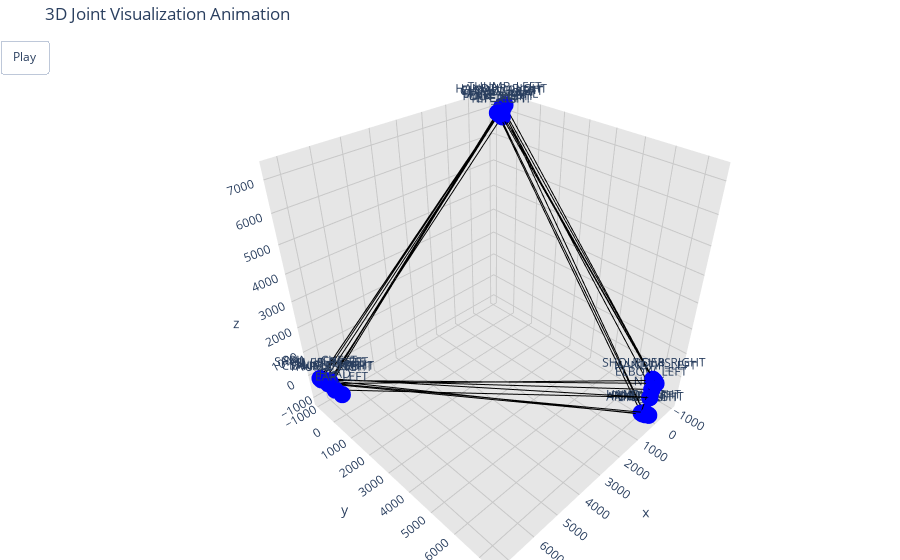

Source (notebook cell):
### Code cell
import torch
import pandas as pd
import plotly.graph_objs as go
from torch_geometric.data import Data

# Load the dataset

df = pd.read_csv(file_path)

# Define anatomical connections as edges
edges = torch.tensor([
    [0, 2],  # FOOT_RIGHT to ANKLE_RIGHT
    [1, 3],  # FOOT_LEFT to ANKLE_LEFT
    [2, 4],  # ANKLE_RIGHT to KNEE_RIGHT
    [3, 5],  # ANKLE_LEFT to KNEE_LEFT
    [4, 6],  # KNEE_RIGHT to HIP_RIGHT
    [5, 7],  # KNEE_LEFT to HIP_LEFT
    [6, 8],  # HIP_RIGHT to PELVIS
    [7, 8],  # HIP_LEFT to PELVIS
    [8, 9],  # PELVIS to SPINE_NAVAL
    [9, 10], # SPINE_NAVAL to SPINE_CHEST
    [10, 11],# SPINE_CHEST to CLAVICLE_RIGHT
    [10, 12],# SPINE_CHEST to CLAVICLE_LEFT
    [11, 13],# CLAVICLE_RIGHT to SHOULDER_RIGHT
    [12, 14],# CLAVICLE_LEFT to SHOULDER_LEFT
    [13, 15],# SHOULDER_RIGHT to ELBOW_RIGHT
    [14, 16],# SHOULDER_LEFT to ELBOW_LEFT
    [15, 17],# ELBOW_RIGHT to WRIST_RIGHT
    [16, 18],# ELBOW_LEFT to WRIST_LEFT
    [17, 19],# WRIST_RIGHT to HAND_RIGHT
    [18, 20],# WRIST_LEFT to HAND_LEFT
    [19, 21],# HAND_RIGHT to HANDTIP_RIGHT
    [20, 22],# HAND_LEFT to HANDTIP_LEFT
    [21, 23],# HANDTIP_RIGHT to THUMB_RIGHT
    [22, 24],# HANDTIP_LEFT to THUMB_LEFT
    [10, 25],# SPINE_CHEST to NECK
    [25, 26],# NECK to HEAD
]).t().contiguous()

# List of joints in the order they appear in the DataFrame
joints = [
    'FOOT_RIGHT', 'FOOT_LEFT', 'ANKLE_RIGHT', 'ANKLE_LEFT', 'KNEE_RIGHT', 'KNEE_LEFT',
    'HIP_RIGHT', 'HIP_LEFT', 'PELVIS', 'SPINE_NAVAL', 'SPINE_CHEST',
    'CLAVICLE_RIGHT', 'CLAVICLE_LEFT', 'SHOULDER_RIGHT', 'SHOULDER_LEFT',
    'ELBOW_RIGHT', 'ELBOW_LEFT', 'WRIST_RIGHT', 'WRIST_LEFT', 'HAND_RIGHT',
    'HAND_LEFT', 'HANDTIP_RIGHT', 'HANDTIP_LEFT', 'THUMB_RIGHT', 'THUMB_LEFT',
    'NECK', 'HEAD', 'NOSE', 'EYE_LEFT', 'EAR_LEFT', 'EYE_RIGHT', 'EAR_RIGHT'
]

# Function to extract node features and create a Data object
def create_data_object_vis(row):
    node_features = []
    node_positions = []  # Store (x, y, z) positions separately for Plotly visualization

    for joint in joints:
        x = row[f'{joint}_X']
        y = row[f'{joint}_Y']
        z = row[f'{joint}_Z']
        node_features.append([x, y, z])
        node_positions.append((x, y, z))  # Save position for each joint

    node_features = torch.tensor(node_features, dtype=torch.float)

    # Extract label (assuming 'frailty' is the target column)
    label = torch.tensor([row['QoR_class']], dtype=torch.float)

    # Create the Data object
    data = Data(x=node_features, edge_index=edges, y=label)

    return data, node_positions

# Function to plot the animated graph using Plotly
def plot_graph_animation(df, start_row=0, end_row=10):
    frames = []

    for i in range(start_row, end_row + 1):
        single_row = df.iloc[i]
        _, node_positions = create_data_object_vis(single_row)

        x_coords = [pos[0] for pos in node_positions]
        y_coords = [pos[1] for pos in node_positions]
        z_coords = [pos[2] for pos in node_positions]

        # Create edges for Plotly
        edge_x = []
        edge_y = []
        edge_z = []
        for edge in edges.t().tolist():
            x0, y0, z0 = node_positions[edge[0]]
            x1, y1, z1 = node_positions[edge[1]]
            edge_x.extend([x0, x1, None])
            edge_y.extend([y0, y1, None])
            edge_z.extend([z0, z1, None])

        # Create the scatter and line traces
        edge_trace = go.Scatter3d(
            x=edge_x, y=edge_y, z=edge_z,
            mode='lines',
            line=dict(color='black', width=2),
            hoverinfo='none'
        )

        node_trace = go.Scatter3d(
            x=x_coords, y=y_coords, z=z_coords,
            mode='markers+text',
            marker=dict(size=6, color='blue'),
            text=joints,  # Use the joint names as text labels
            hoverinfo='text'
        )

        # Add the frame to the frames list
        frames.append(go.Frame(data=[edge_trace, node_trace], name=str(i)))

    # Create the figure with frames
    fig = go.Figure(
        data=[frames[0].data[0], frames[0].data[1]],
        layout=go.Layout(
            title='3D Joint Visualization Animation',
            showlegend=False,
            scene=dict(
                xaxis=dict(
                    showbackground=True,
                    backgroundcolor="rgb(230, 230, 230)",
                    gridcolor="rgb(200, 200, 200)",
                    showgrid=True,
                    zerolinecolor="rgb(200, 200, 200)",
                ),
                yaxis=dict(
                    showbackground=True,
                    backgroundcolor="rgb(230, 230, 230)",
                    gridcolor="rgb(200, 200, 200)",
                    showgrid=True,
                    zerolinecolor="rgb(200, 200, 200)",
                ),
                zaxis=dict(
                    showbackground=True,
                    backgroundcolor="rgb(230, 230, 230)",
                    gridcolor="rgb(200, 200, 200)",
                    showgrid=True,
                    zerolinecolor="rgb(200, 200, 200)",
                ),
            ),
            margin=dict(l=0, r=0, b=0, t=40),
            updatemenus=[dict(type="buttons", showactive=False,
                              buttons=[dict(label="Play",
                                            method="animate",
                                            args=[None, dict(frame=dict(duration=500, redraw=True),
                                                             fromcurrent=True)])])]),
        frames=frames
    )

    fig.show()

# Call the function to plot the animation
plot_graph_animation(df, start_row=0, end_row=100)

### Figure 1 — Plotly figure (JSON) as saved in the notebook; plotly's stock layout.template omitted (floating-point values rounded to 4 significant figures)
{"data": [{"hoverinfo": "none", "line": {"color": "black", "width": 2}, "mode": "lines", "type": "scatter3d", "x": [-297.2, 117.1, null, 148.9, 7212.0, null, 117.1, 7168.0, null, 7212.0, -583.5, null, 7168.0, -370.1, null, -583.5, 179.0, null, -370.1, -36.17, null, 179.0, -36.17, null, -36.17, -419.2, null, -419.2, 7250.0, null, 7250.0, 7219.0, null, 7250.0, -587.1, null, 7219.0, 6.012, null, -587.1, 7229.0, null, 6.012, -893.2, null, 7229.0, -29.14, null, -893.2, 7212.0, null, -29.14, -721.6, null, 7212.0, 125.9, null, -721.6, 7215.0, null, 125.9, -838.3, null, 7215.0, -24.57, null, -838.3, 7181.0, null, -24.57, -927.5, null, 7250.0, -32.22, null, -32.22, 7213.0, null], "y": [-25.48, 7253.0, null, 7174.0, -371.2, null, 7253.0, -417.5, null, -371.2, -383.4, null, -417.5, 50.27, null, -383.4, 7137.0, null, 50.27, 7207.0, null, 7137.0, 7207.0, null, 7207.0, -56.11, null, -56.11, -893.7, null, -893.7, -434.5, null, -893.7, -171.1, null, -434.5, 7284.0, null, -171.1, -847.6, null, 7284.0, -429.2, null, -847.6, 7242.0, null, -429.2, -398.5, null, 7242.0, -291.3, null, -398.5, 7213.0, null, -291.3, -632.6, null, 7213.0, -425.9, null, -632.6, 7345.0, null, -425.9, -332.8, null, 7345.0, -373.2, null, -893.7, 7227.0, null, 7227.0, -46.73, null], "z": [7181.0, -1081.0, null, -1077.0, -54.83, null, -1081.0, 31.15, null, -54.83, 7071.0, null, 31.15, 7097.0, null, 7071.0, -1038.0, null, 7097.0, 374.3, null, -1038.0, 374.3, null, 374.3, 7224.0, null, 7224.0, -114.1, null, -114.1, -71.29, null, -114.1, 7247.0, null, -71.29, 393.2, null, 7247.0, -162.7, null, 393.2, 7146.0, null, -162.7, -53.35, null, 7146.0, -25.81, null, -53.35, 7167.0, null, -25.81, -1004.0, null, 7167.0, -63.24, null, -1004.0, 7209.0, null, -63.24, 284.8, null, 7209.0, -80.32, null, 284.8, 7268.0, null, -114.1, -420.7, null, -420.7, -100.9, null]}, {"hoverinfo": "text", "marker": {"color": "blue", "size": 6}, "mode": "markers+text", "text": ["FOOT_RIGHT", "FOOT_LEFT", "ANKLE_RIGHT", "ANKLE_LEFT", "KNEE_RIGHT", "KNEE_LEFT", "HIP_RIGHT", "HIP_LEFT", "PELVIS", "SPINE_NAVAL", "SPINE_CHEST", "CLAVICLE_RIGHT", "CLAVICLE_LEFT", "SHOULDER_RIGHT", "SHOULDER_LEFT", "ELBOW_RIGHT", "ELBOW_LEFT", "WRIST_RIGHT", "WRIST_LEFT", "HAND_RIGHT", "HAND_LEFT", "HANDTIP_RIGHT", "HANDTIP_LEFT", "THUMB_RIGHT", "THUMB_LEFT", "NECK", "HEAD", "NOSE", "EYE_LEFT", "EAR_LEFT", "EYE_RIGHT", "EAR_RIGHT"], "type": "scatter3d", "x": [-297.2, 148.9, 117.1, 7212.0, 7168.0, -583.5, -370.1, 179.0, -36.17, -419.2, 7250.0, 7219.0, -587.1, 6.012, 7229.0, -893.2, -29.14, 7212.0, -721.6, 125.9, 7215.0, -838.3, -24.57, 7181.0, -927.5, -32.22, 7213.0, 61.49, -368.8, 7166.0, 85.47, -258.9], "y": [-25.48, 7174.0, 7253.0, -371.2, -417.5, -383.4, 50.27, 7137.0, 7207.0, -56.11, -893.7, -434.5, -171.1, 7284.0, -847.6, -429.2, 7242.0, -398.5, -291.3, 7213.0, -632.6, -425.9, 7345.0, -332.8, -373.2, 7227.0, -46.73, 7220.0, 41.41, 278.8, 7366.0, 90.34], "z": [7181.0, -1077.0, -1081.0, -54.83, 31.15, 7071.0, 7097.0, -1038.0, 374.3, 7224.0, -114.1, -71.29, 7247.0, 393.2, -162.7, 7146.0, -53.35, -25.81, 7167.0, -1004.0, -63.24, 7209.0, 284.8, -80.32, 7268.0, -420.7, -100.9, -1062.0, 7108.0, -114.1, -1046.0, 7230.0]}], "layout": {"margin": {"b": 0, "l": 0, "r": 0, "t": 40}, "scene": {"xaxis": {"backgroundcolor": "rgb(230, 230, 230)", "gridcolor": "rgb(200, 200, 200)", "showbackground": true, "showgrid": true, "zerolinecolor": "rgb(200, 200, 200)"}, "yaxis": {"backgroundcolor": "rgb(230, 230, 230)", "gridcolor": "rgb(200, 200, 200)", "showbackground": true, "showgrid": true, "zerolinecolor": "rgb(200, 200, 200)"}, "zaxis": {"backgroundcolor": "rgb(230, 230, 230)", "gridcolor": "rgb(200, 200, 200)", "showbackground": true, "showgrid": true, "zerolinecolor": "rgb(200, 200, 200)"}}, "showlegend": false, "title": {"text": "3D Joint Visualization Animation"}, "updatemenus": [{"buttons": [{"args": [null, {"frame": {"duration": 500, "redraw": true}, "fromcurrent": true}], "label": "Play", "method": "animate"}], "showactive": false, "type": "buttons"}]}}
